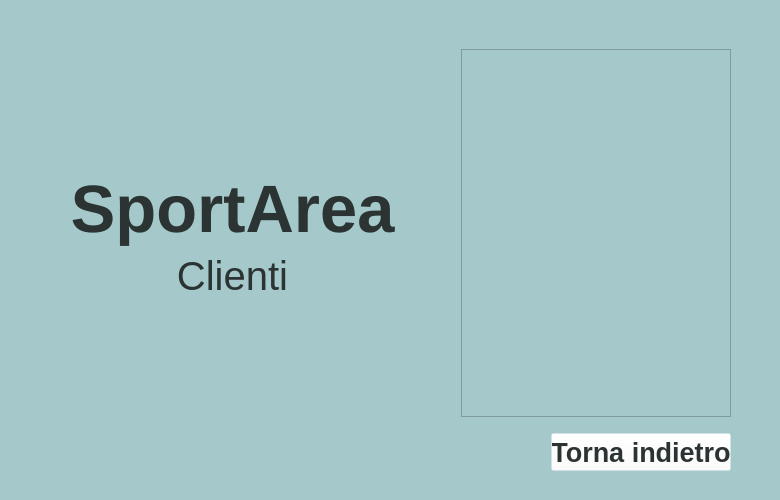
<?xml version="1.0" encoding="UTF-8"?>
<ui version="4.0">
 <class>MainWindow</class>
 <widget class="QMainWindow" name="MainWindow">
  <property name="geometry">
   <rect>
    <x>0</x>
    <y>0</y>
    <width>780</width>
    <height>500</height>
   </rect>
  </property>
  <property name="minimumSize">
   <size>
    <width>780</width>
    <height>500</height>
   </size>
  </property>
  <property name="windowTitle">
   <string>MainWindow</string>
  </property>
  <widget class="QWidget" name="centralwidget">
   <property name="minimumSize">
    <size>
     <width>780</width>
     <height>500</height>
    </size>
   </property>
   <layout class="QGridLayout" name="gridLayout">
    <property name="leftMargin">
     <number>0</number>
    </property>
    <property name="topMargin">
     <number>0</number>
    </property>
    <property name="rightMargin">
     <number>0</number>
    </property>
    <property name="bottomMargin">
     <number>0</number>
    </property>
    <item row="0" column="0">
     <widget class="QWidget" name="widget" native="true">
      <property name="minimumSize">
       <size>
        <width>780</width>
        <height>500</height>
       </size>
      </property>
      <property name="styleSheet">
       <string notr="true">background-color: rgb(165, 201, 202);</string>
      </property>
      <layout class="QHBoxLayout" name="horizontalLayout_4">
       <property name="leftMargin">
        <number>0</number>
       </property>
       <property name="topMargin">
        <number>0</number>
       </property>
       <property name="rightMargin">
        <number>0</number>
       </property>
       <property name="bottomMargin">
        <number>0</number>
       </property>
       <item>
        <layout class="QHBoxLayout" name="horizontalLayout_3">
         <item>
          <spacer name="horizontalSpacer_5">
           <property name="orientation">
            <enum>Qt::Horizontal</enum>
           </property>
           <property name="sizeType">
            <enum>QSizePolicy::MinimumExpanding</enum>
           </property>
           <property name="sizeHint" stdset="0">
            <size>
             <width>70</width>
             <height>20</height>
            </size>
           </property>
          </spacer>
         </item>
         <item>
          <layout class="QVBoxLayout" name="verticalLayout_4">
           <item>
            <widget class="QLabel" name="title">
             <property name="font">
              <font>
               <family>Arial</family>
               <pointsize>50</pointsize>
               <weight>75</weight>
               <bold>true</bold>
              </font>
             </property>
             <property name="styleSheet">
              <string notr="true">
color:rgb(44, 51, 51);</string>
             </property>
             <property name="text">
              <string>SportArea</string>
             </property>
             <property name="alignment">
              <set>Qt::AlignBottom|Qt::AlignHCenter</set>
             </property>
            </widget>
           </item>
           <item>
            <widget class="QLabel" name="title2">
             <property name="font">
              <font>
               <family>Arial</family>
               <pointsize>30</pointsize>
              </font>
             </property>
             <property name="styleSheet">
              <string notr="true">
color:rgb(44, 51, 51);</string>
             </property>
             <property name="text">
              <string>Clienti</string>
             </property>
             <property name="alignment">
              <set>Qt::AlignHCenter|Qt::AlignTop</set>
             </property>
            </widget>
           </item>
          </layout>
         </item>
         <item>
          <spacer name="horizontalSpacer_10">
           <property name="orientation">
            <enum>Qt::Horizontal</enum>
           </property>
           <property name="sizeType">
            <enum>QSizePolicy::Expanding</enum>
           </property>
           <property name="sizeHint" stdset="0">
            <size>
             <width>40</width>
             <height>20</height>
            </size>
           </property>
          </spacer>
         </item>
        </layout>
       </item>
       <item>
        <layout class="QHBoxLayout" name="horizontalLayout_2">
         <item>
          <spacer name="horizontalSpacer">
           <property name="orientation">
            <enum>Qt::Horizontal</enum>
           </property>
           <property name="sizeType">
            <enum>QSizePolicy::Minimum</enum>
           </property>
           <property name="sizeHint" stdset="0">
            <size>
             <width>40</width>
             <height>20</height>
            </size>
           </property>
          </spacer>
         </item>
         <item>
          <widget class="QWidget" name="widget_4" native="true">
           <layout class="QVBoxLayout" name="verticalLayout_3">
            <item>
             <spacer name="verticalSpacer_2">
              <property name="orientation">
               <enum>Qt::Vertical</enum>
              </property>
              <property name="sizeType">
               <enum>QSizePolicy::Minimum</enum>
              </property>
              <property name="sizeHint" stdset="0">
               <size>
                <width>0</width>
                <height>40</height>
               </size>
              </property>
             </spacer>
            </item>
            <item>
             <widget class="QScrollArea" name="scrollArea_clienti">
              <property name="minimumSize">
               <size>
                <width>270</width>
                <height>0</height>
               </size>
              </property>
              <property name="font">
               <font>
                <family>Arial</family>
                <pointsize>16</pointsize>
               </font>
              </property>
              <property name="widgetResizable">
               <bool>true</bool>
              </property>
              <widget class="QWidget" name="scrollAreaWidgetContents">
               <property name="geometry">
                <rect>
                 <x>0</x>
                 <y>0</y>
                 <width>268</width>
                 <height>324</height>
                </rect>
               </property>
               <layout class="QVBoxLayout" name="verticalLayout"/>
              </widget>
             </widget>
            </item>
            <item>
             <spacer name="verticalSpacer">
              <property name="orientation">
               <enum>Qt::Vertical</enum>
              </property>
              <property name="sizeType">
               <enum>QSizePolicy::Minimum</enum>
              </property>
              <property name="sizeHint" stdset="0">
               <size>
                <width>20</width>
                <height>10</height>
               </size>
              </property>
             </spacer>
            </item>
            <item>
             <layout class="QHBoxLayout" name="horizontalLayout">
              <item>
               <spacer name="horizontalSpacer_9">
                <property name="orientation">
                 <enum>Qt::Horizontal</enum>
                </property>
                <property name="sizeType">
                 <enum>QSizePolicy::Expanding</enum>
                </property>
                <property name="sizeHint" stdset="0">
                 <size>
                  <width>15</width>
                  <height>20</height>
                 </size>
                </property>
               </spacer>
              </item>
              <item>
               <widget class="QPushButton" name="pushButton_back">
                <property name="minimumSize">
                 <size>
                  <width>180</width>
                  <height>0</height>
                 </size>
                </property>
                <property name="font">
                 <font>
                  <family>Arial</family>
                  <pointsize>20</pointsize>
                  <weight>75</weight>
                  <bold>true</bold>
                 </font>
                </property>
                <property name="styleSheet">
                 <string notr="true">QPushButton
{

background-color: rgba(255, 255, 255, 0);
color:rgb(44, 51, 51);
height:30px;
width:55px;
}
QPushButton:hover
{
text-decoration: underline solid;
background-color: rgba(255, 255, 255, 0);
color: rgb(52, 119, 134);
height:30px;
width:55px;
}
QPushButton:pressed
{

color:rgb(44, 51, 51);
height:30px;
width:55px;
}

</string>
                </property>
                <property name="text">
                 <string>Torna indietro</string>
                </property>
                <property name="icon">
                 <iconset>
                  <normaloff>icons/reply.png</normaloff>icons/reply.png</iconset>
                </property>
                <property name="iconSize">
                 <size>
                  <width>20</width>
                  <height>20</height>
                 </size>
                </property>
               </widget>
              </item>
             </layout>
            </item>
            <item>
             <spacer name="verticalSpacer_3">
              <property name="orientation">
               <enum>Qt::Vertical</enum>
              </property>
              <property name="sizeType">
               <enum>QSizePolicy::Minimum</enum>
              </property>
              <property name="sizeHint" stdset="0">
               <size>
                <width>20</width>
                <height>20</height>
               </size>
              </property>
             </spacer>
            </item>
           </layout>
          </widget>
         </item>
         <item>
          <spacer name="horizontalSpacer_6">
           <property name="orientation">
            <enum>Qt::Horizontal</enum>
           </property>
           <property name="sizeType">
            <enum>QSizePolicy::Minimum</enum>
           </property>
           <property name="sizeHint" stdset="0">
            <size>
             <width>40</width>
             <height>17</height>
            </size>
           </property>
          </spacer>
         </item>
        </layout>
       </item>
      </layout>
     </widget>
    </item>
   </layout>
  </widget>
 </widget>
 <resources>
  <include location="test.qrc"/>
 </resources>
 <connections/>
</ui>
